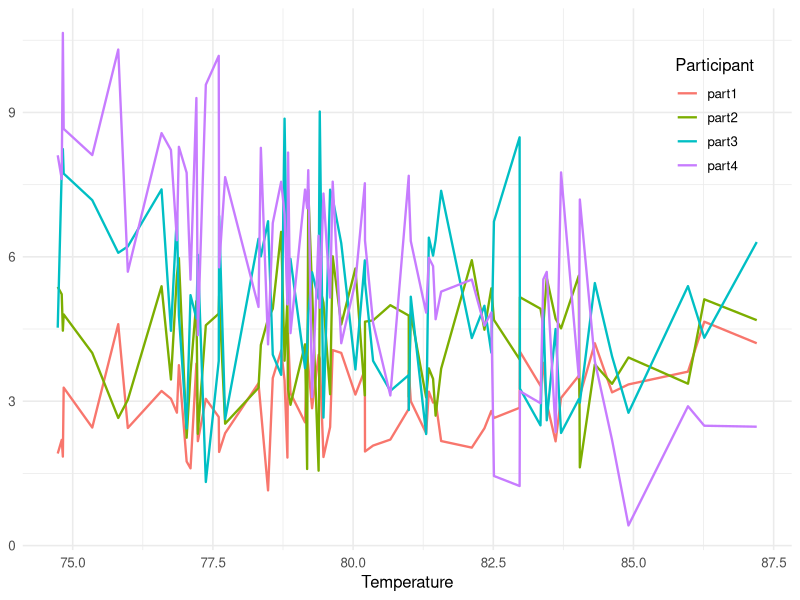

Write the R code that produced this figure.

# Final exam --------------------------------------------------------------


# Packages ----------------------------------------------------------------

library(dplyr)
library(readr)
library(ggplot2)

# Question 1 --------------------------------------------------------------

tempmood <- readr::read_csv("23-Fall/psc204-fq23/final_exam/tempmood.csv")
head(tempmood)

## A ----

temp_long <- tempmood |> 
  tidyr::pivot_longer(cols = c(part1:part4),
                      names_to = "participant",
                      values_to = "mood") 

ggplot(data = temp_long, aes(x = temp, y = mood, color = participant)) +
  geom_line(linewidth = 0.8) +
  theme_minimal(12) +
  labs(x = "Temperature", colour = "Participant") +
  theme(axis.title.y=element_blank(),
        #axis.text.y=element_blank(), 
        axis.ticks.y=element_blank(),
        axis.line.y = element_blank(),
        legend.position = c(.9,.8))

## B ----

psych::describe(tempmood)

## C ----

## D ----

cor.test(temp_long$temp, temp_long$mood)

## E ----

summary(lm(mood ~ temp, data = temp_long))
  
## F ----

# Participant 1
summary(lm(part1 ~ temp, data = tempmood))

# Participant 2
summary(lm(part2 ~ temp, data = tempmood))
  
# Participant 3
summary(lm(part3 ~ temp, data = tempmood))

# Participant 4
summary(lm(part4 ~ temp, data = tempmood))

## G ----

tempmood |> 
  dplyr::mutate(
    dplyr::across(
      dplyr::everything(),
      ~(scale(.) %>% as.vector)
    )
  ) |> 
  tidyr::pivot_longer(cols = c(part1:part4),
                      names_to = "participant",
                      values_to = "mood") |> 
  tidyr::nest(data = -participant) |> 
  dplyr::mutate(
    fit = purrr::map(data, ~lm(mood ~ temp, data=.) |> broom::tidy())
  ) |> 
  tidyr::unnest(fit)

# Question 3 --------------------------------------------------------------

social <- readr::read_csv("23-Fall/psc204-fq23/final_exam/socialacceptance.csv")
head(social)

## B ----

aov_social <- aov(psa ~ sports + female + sports:female, data = social)
summary(aov_social)
